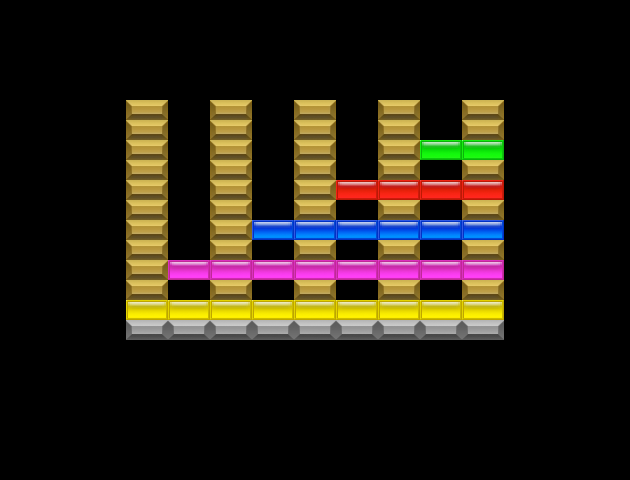

A level layout from a 2D game, rendered from its tile map. Below: a short description, then the map file with tile-grid data replaced by summaries:
An orthogonal 15x24 tile map with 42x20 px tiles, 10 tile layers (red, yellow, blue, green, ...).

<map version="1.5" tiledversion="1.7.2" orientation="orthogonal" renderorder="left-down" width="15" height="24" tilewidth="42" tileheight="20" infinite="0" nextlayerid="12" nextobjectid="1">
 <tileset firstgid="1" name="sprites" tilewidth="42" tileheight="20" spacing="16" tilecount="420" columns="15">
  <image source="sprites/sprites.png" width="880" height="1024" />
 </tileset>
 <layer id="1" name="red" width="15" height="24">
  <data>[360 cells, 4 non-empty, 1 distinct tile ids]</data>
 </layer>
 <layer id="2" name="yellow" width="15" height="24">
  <data>[360 cells, 9 non-empty, 1 distinct tile ids]</data>
 </layer>
 <layer id="3" name="blue" width="15" height="24">
  <data>[360 cells, 6 non-empty, 1 distinct tile ids]</data>
 </layer>
 <layer id="5" name="green" width="15" height="24">
  <data>[360 cells, 2 non-empty, 1 distinct tile ids]</data>
 </layer>
 <layer id="9" name="white" width="15" height="24">
  <data>[360 cells, 0 non-empty, 0 distinct tile ids]</data>
 </layer>
 <layer id="10" name="orange" width="15" height="24">
  <data>[360 cells, 0 non-empty, 0 distinct tile ids]</data>
 </layer>
 <layer id="11" name="cyan" width="15" height="24">
  <data>[360 cells, 0 non-empty, 0 distinct tile ids]</data>
 </layer>
 <layer id="6" name="silver" width="15" height="24">
  <data>[360 cells, 9 non-empty, 1 distinct tile ids]</data>
 </layer>
 <layer id="7" name="gold" width="15" height="24">
  <data>[360 cells, 40 non-empty, 1 distinct tile ids]</data>
 </layer>
 <layer id="8" name="magenta" width="15" height="24">
  <data>[360 cells, 8 non-empty, 1 distinct tile ids]</data>
 </layer>
</map>
